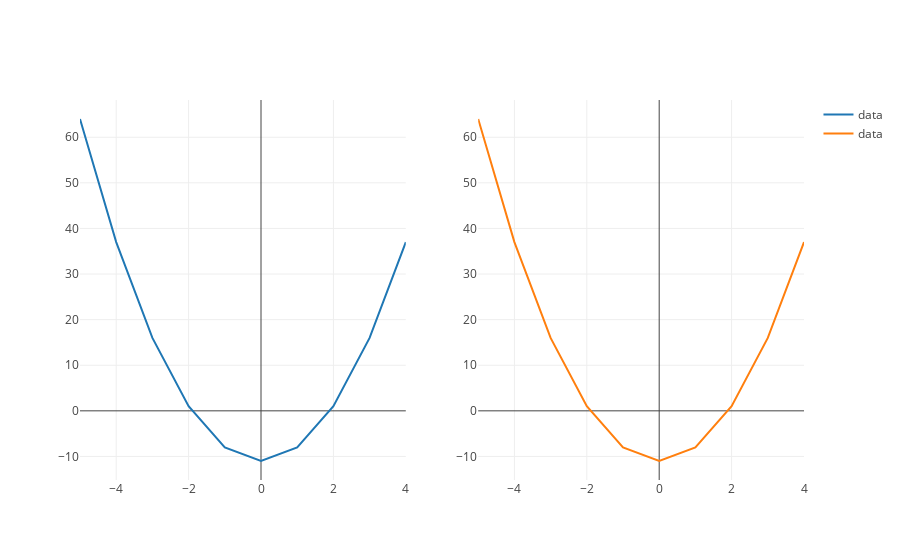

Notebook source saved alongside this figure:
### Markdown cell above
Here we'll do that with $f(x) = 3x^2 - 11$ and $f'(x) = 6x $.

### Code cell
from graph import plot_figure

# # Corrected mention of mode='line' in the imported plot_figure 
# def line_function_trace(line_function, x_values, mode = 'lines', name = 'line function'):
#     values = line_function_data(line_function, x_values)
#     values.update({'mode': mode, 'name': name})
#     return values
# # Corrected another mention of mode='line' in the imported plot_figure 
# def m_b_trace(m, b, x_values, mode = 'lines', name = 'line function'):
#     values = m_b_data(m, b, x_values)
#     values.update({'mode': mode, 'name': name})
#     return values

import pip
!pip uninstall --yes plotly
!pip install plotly==2.0.0

side_by_side_three_x_squared_minus_eleven = side_by_side_derivative_rules(three_x_squared_minus_eleven, list(range(-5, 5)))
if side_by_side_three_x_squared_minus_eleven:
    plot_figure(side_by_side_three_x_squared_minus_eleven)

### Figure 1 — Plotly figure (JSON) as saved in the notebook; plotly's stock layout.template omitted (floating-point values rounded to 4 significant figures)
{"data": [{"mode": "lines", "name": "data", "text": [], "type": "scatter", "uid": "f91b1274-ebca-11e8-95e9-0242ac110008", "x": [-5, -4, -3, -2, -1, 0, 1, 2, 3, 4], "xaxis": "x", "y": [64, 37, 16, 1, -8, -11, -8, 1, 16, 37], "yaxis": "y"}, {"mode": "lines", "name": "data", "text": [], "type": "scatter", "uid": "f91b1882-ebca-11e8-95e9-0242ac110008", "x": [-5, -4, -3, -2, -1, 0, 1, 2, 3, 4], "xaxis": "x2", "y": [64, 37, 16, 1, -8, -11, -8, 1, 16, 37], "yaxis": "y2"}], "layout": {"xaxis": {"anchor": "y", "domain": [0, 0.45]}, "xaxis2": {"anchor": "y2", "domain": [0.55, 1]}, "yaxis": {"anchor": "x", "domain": [0, 1]}, "yaxis2": {"anchor": "x2", "domain": [0, 1]}}}
